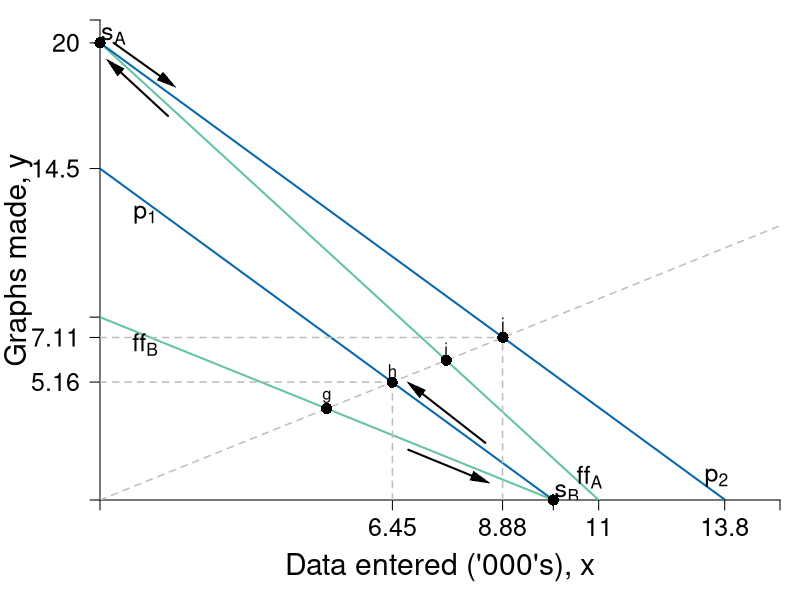

Source code (R):
#Graph Designer: Simon Halliday + Scott Cohn
#Authors: Bowles and Halliday
#Title: Coordination, Conflict and Competition: A Text in Microeconomics

require(shape)
pdf(file = "specprodexch/data_entered.pdf", width = 8, height = 8)

#Set parameters for graphics
pointsize <- 1.8
axislabelsize <- 1.8
labelsize <- 1.5
namesize <- 1.8
annotatesize <- 1.5
graphlinewidth <- 2
segmentlinewidth <- 1.5

COL <- c("#7fc97f", "#beaed4", "#fdc086", "#ffff99", "#386cb0", "#f0027f", "#bf5b17", "#666666")
COLA <- c("#e0f3db", "#99d8c9","#66c2a4","#41ae76", "#238b45", "#005824")
COLB <- c("#4eb3d3", "#2b8cbe", "#0868ac","#084081")


ffA <- function(x, yintA = 20, sA = 20/11) {
        yintA - sA*x
}

ffB <- function(x, yintB = 8, sB = 8/10) {
        yintB - sB*x
}

exchange <- function(x, slope = 1/1.25) {
        slope*x
}

priceA <- function(x, pintA = 20, psA = 1.45) {
        pintA - psA*x
}

priceB <- function(x, pintB = 14.5, psB = 1.45) {
        pintB - psB*x
}

#Edited the margins to cater for the larger LHS labels
par(mar =  c(5, 5, 1, 1))

xlims <- c(0, 15)
ylims <- c(0, 21)

npts <- 501 
x <- seq(xlims[1], xlims[2], length.out = npts)
y <- seq(ylims[1], ylims[2], length.out = npts) 
a <- c(3.25, 5.25, 7.25)

plot(0, 0, xlim = xlims, ylim = ylims, type = "n",
     xlab = expression(paste("")),
     ylab = expression(paste("")), 
     xaxt = "n", 
     yaxt = "n", 
     cex.lab = axislabelsize, 
     bty = "n", 
     xaxs="i", 
     yaxs="i"
)


# ticksy <- seq(from = 0, to = ylims[2], by = 1)
# ylabels <- seq(from = 0, to = ylims[2], by = 1)
# ticksx <- seq(from = 0, to = xlims[2], by = 1)
# xlabels <- seq(from = 0, to = xlims[2], by = 1)
ticksy <- c(ylims[1], 5.16, 7.11, 8, 14.5, 20, ylims[2])
ylabels <- c(NA, 5.16, 7.11, 8, 14.5, 20, NA)
ticksx <- c(xlims[1], 6.45, 8.88, 10, 11, 13.78, xlims[2])
xlabels <-  c(NA, 6.45, 8.88, 10, 11, 13.8, NA)

axis(1, at = ticksx, pos = 0, labels = xlabels, cex.axis = labelsize)
axis(2, at = ticksy, pos = 0, labels = ylabels, las = 1, cex.axis = labelsize)

npts <- 500 
xx1 <- seq(xlims[1], xlims[2], length.out = npts)

#Draw the graphs
lines(xx1, ffA(xx1), col = COLA[3], lwd = graphlinewidth)
lines(xx1, ffB(xx1), col = COLA[3], lwd = graphlinewidth)
lines(xx1, exchange(xx1), lty = 2, col = "gray", lwd = segmentlinewidth)
lines(xx1, priceA(xx1), col = COLB[3], lwd = graphlinewidth)
lines(xx1, priceB(xx1), col = COLB[3], lwd = graphlinewidth)


#Segments for new points
segments(0, 5.16, 6.45, 5.16, lty = 2, col = "grey",  lwd = segmentlinewidth)
segments(6.45, 0, 6.45, 5.16, lty = 2, col = "grey",  lwd = segmentlinewidth)
segments(0, 7.11, 8.88, 7.11, lty = 2, col = "grey",  lwd = segmentlinewidth)
segments(8.88, 0, 8.88, 7.11, lty = 2, col = "grey",  lwd = segmentlinewidth)

# segments(0, 4.14, 4.14, 4.14, lty = 2, col = "grey",  lwd = segmentlinewidth)
# segments(4.14, 0, 4.14, 4.14, lty = 2, col = "grey",  lwd = segmentlinewidth)

#Label Points
xpts <- c(5, 6.444444444, 7.638888889, 8.888888889)
ypts <- xpts/1.25
yadj1 <- 0.5
yadj2 <- -0.5

points(xpts, ypts, pch = 16, col = "black", cex = 1.5)
ptlabels <- c("g", "h", "i", "j")
text(xpts, ypts + yadj1, ptlabels)
#coordlabs <- c("(5,4)", "(6.44, 5.16)", "(7.64,6.11)", "(8.89,7.11)")
#text(xpts, ypts + yadj2, coordlabs, cex = smalllabelsize)

#Axis labels
mtext(expression(paste("Data entered ('000's), ", x)), side = 1, line = 3.3, cex = axislabelsize)
text(-1.8, 0.5*ylims[2], expression(paste("Graphs made, ", y)), xpd = TRUE, cex = axislabelsize, srt = 90) 

#Text
# text(11, 12, expression(paste("Each graph requires")))
# text(11, 11.25, expression(paste("1250 keystrokes of data")))
# text(11, 10.4, expression(paste(y == frac(x,1.25) )))

#Label the curves
text(13.6, 1, expression(p[2]), cex = labelsize)
text(10.8, 1, expression(ff[A]), cex = labelsize)

text(1, 12.5, expression(p[1]), cex = labelsize)
text(1, 6.8, expression(ff[B]), cex = labelsize)

#xpts <- c(5, 6.444444444, 7.638888889, 8.888888889)
#ypts <- xpts/1.25

#Arrows(xpts[1]+1.8, ypts[1] - 1.8, 10 - 1.6, 0 + 0.9, col = "black", lty = 1, lwd = 2, arr.type = "triangle", arr.lwd = 0.5)
Arrows(xpts[1]+1.8, ypts[1] - 1.8, 10 - 1.6, 0 + 0.9, col = "black", lty = 1, lwd = 2, arr.type = "triangle", arr.lwd = 0.5)
#Arrows(10, 0 + 0.5, xpts[2] + 0.5, ypts[2] - 0.25, col = "black", lty = 1, lwd = 2, arr.type = "triangle", arr.lwd = 0.5)
Arrows(8.5, 0 + 2.5, xpts[2] + 0.5, ypts[2] - 0.25, col = "black", lty = 1, lwd = 2, arr.type = "triangle", arr.lwd = 0.5)
text(10 + 0.3, 0.3, expression(s[B]), cex = labelsize)
points(10, 0,pch = 16, col = "black", cex = 1.5, xpd = TRUE)

#Arrows(xpts[3] - 0.3, ypts[3], 0 + 0.3, 20 - 1, col = "black", lty = 1, lwd = 2, arr.type = "triangle", arr.lwd = 0.5)
Arrows(1.5, 16.8, 0 + 0.3, 20 - 1, col = "black", lty = 1, lwd = 2, arr.type = "triangle", arr.lwd = 0.5)
#Arrows(0 + 0.3, 20, xpts[4] - 0.3, ypts[4] + 0.8, col = "black", lty = 1, lwd = 2, arr.type = "triangle", arr.lwd = 0.5)
Arrows(0 + 0.3, 20, 1.5, 16.8 + 1.5, col = "black", lty = 1, lwd = 2, arr.type = "triangle", arr.lwd = 0.5)

text(0 + 0.3, 20 + 0.3, expression(s[A]), cex = labelsize)
points(0, 20,pch = 16, col = "black", cex = 1.5, xpd = TRUE)

dev.off()
